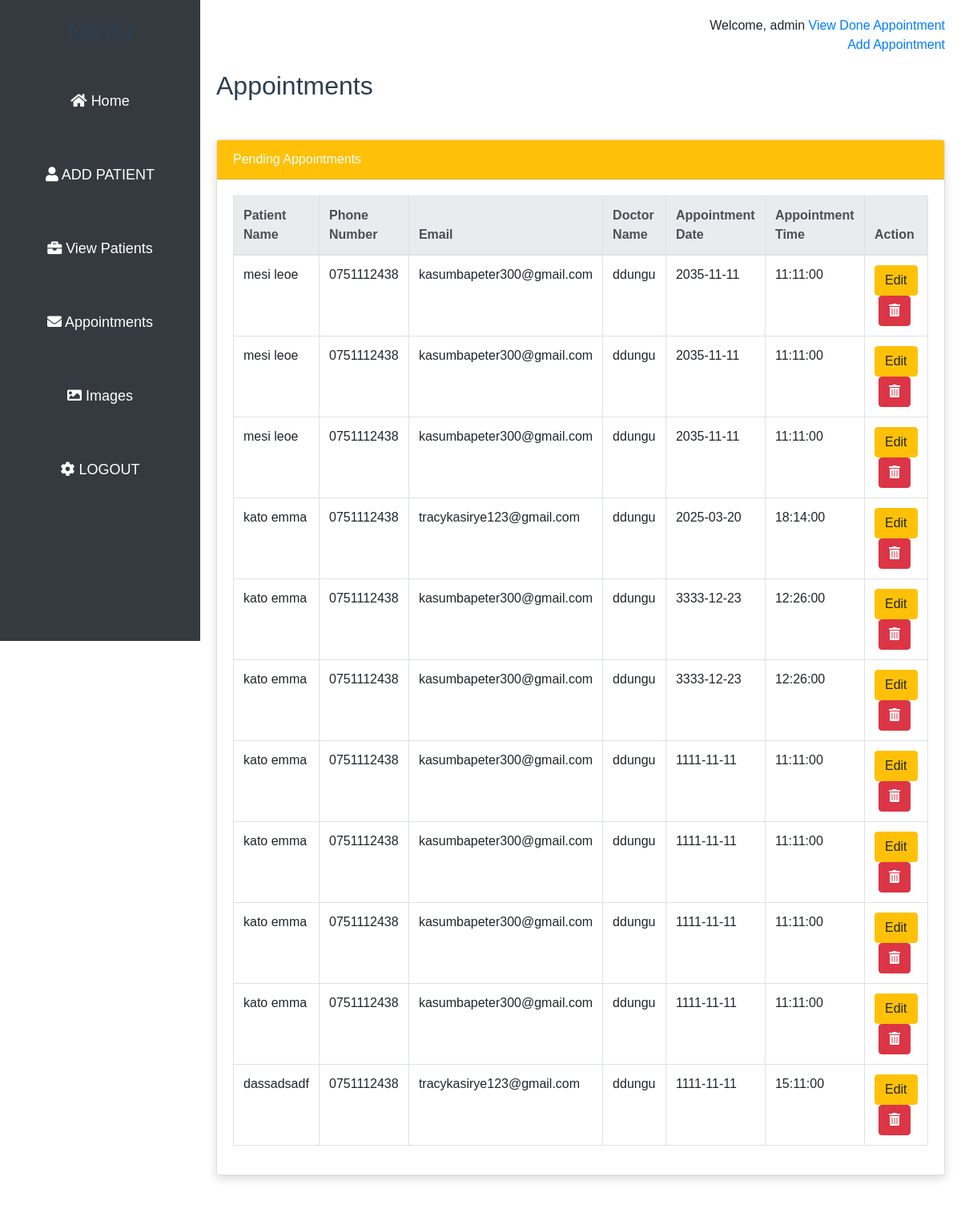
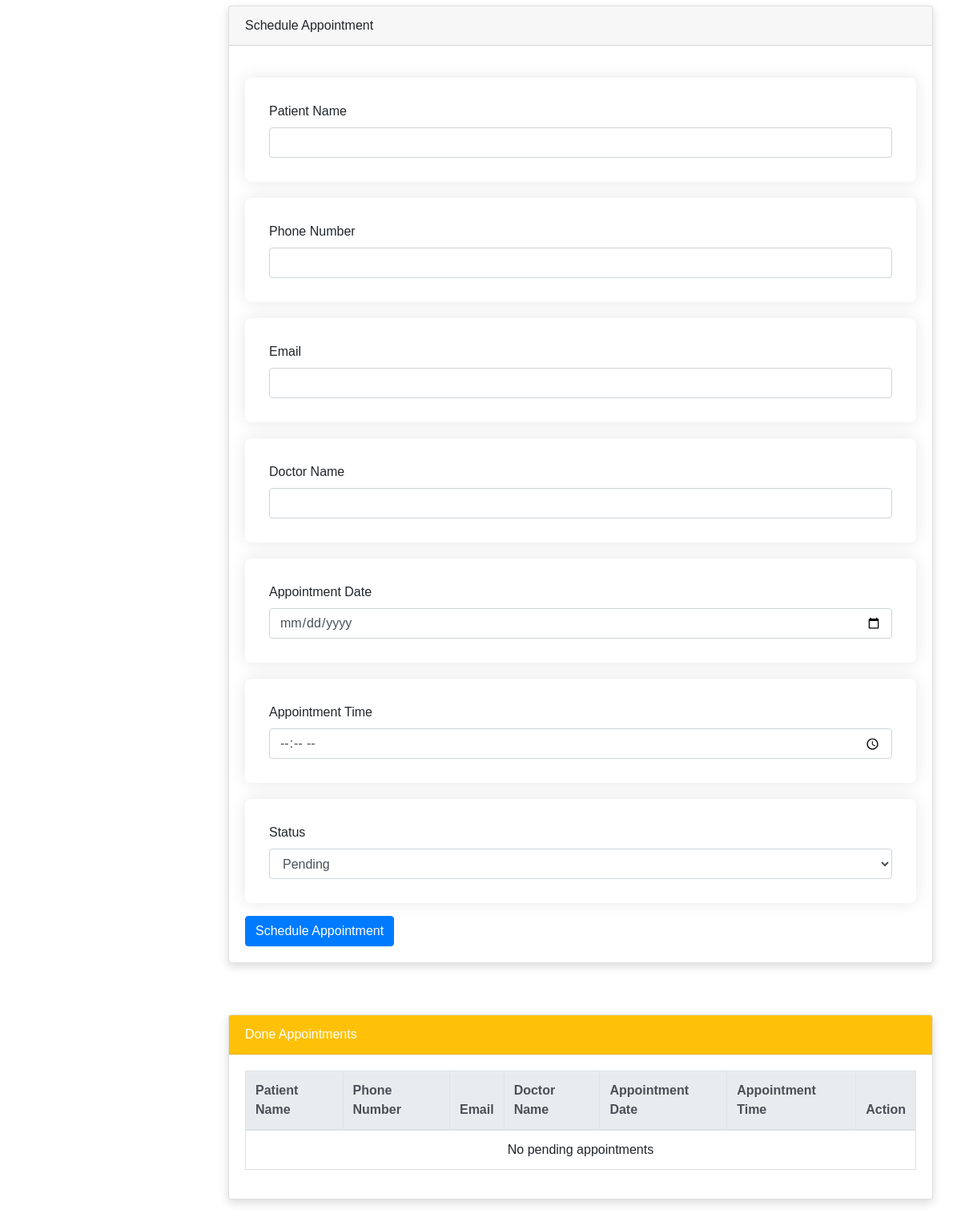
Page /appointment.php (signed in) on the committed database (2 pictures, top to bottom).
### tables this page shows
CREATE TABLE IF NOT EXISTS `appointments` (
  `id` int(11) NOT NULL AUTO_INCREMENT,
  `patient_name` varchar(255) NOT NULL,
  `phone` varchar(20) NOT NULL,
  `email` varchar(255) NOT NULL,
  `doctor_name` varchar(255) NOT NULL,
  `appointment_date` date NOT NULL,
  `appointment_time` time NOT NULL,
  `created_at` timestamp NOT NULL DEFAULT current_timestamp(),
  `status` enum('Pending','Done') DEFAULT 'Pending',
  PRIMARY KEY (`id`)
);

### appointment.php (the view, shortened to what this page needs)
<?php
$servername = "localhost";
$username = "root";
$password = "";
$dbname = "dduungu";
$conn = new mysqli($servername, $username, $password, $dbname);
?>
<!DOCTYPE html>
<html lang="en">
<head>
    <link href="styles.css" rel="stylesheet">
    <link href="https://stackpath.bootstrapcdn.com/bootstrap/4.5.2/css/bootstrap.min.css" rel="stylesheet">
    <link href="https://cdnjs.cloudflare.com/ajax/libs/font-awesome/5.15.3/css/all.min.css" rel="stylesheet">
</head>
<body>
    <?php include 'sidebar.php'; ?>
    <div class="content">
        <div class="welcome">
            <span>Welcome, <?php echo isset($_SESSION['username']) ? htmlspecialchars($_SESSION['username']) : 'Guest'; ?></span> <a href="#done-appointments">View Done Appointment</a>
            <br><a href="#appointments">Add Appointment</a>
        </div>
        <h2>Appointments</h2>
 <div class="row mt-5">
    <div class="col-md-12">
        <div class="card mb-3">
            <div class="card-header bg-warning text-white">Pending Appointments</div>
            <div class="card-body">
                <table class="table table-bordered table-hover">
                    <thead class="thead-light">
                        <tr>
                            <th>Patient Name</th>
                            <th>Phone Number</th>
                            <th>Email</th>
                            <th>Doctor Name</th>
                            <th>Appointment Date</th>
                            <th>Appointment Time</th>
                            <th>Action</th>
                        </tr>
                    </thead>
                    <tbody>
    <?php
    $sql = "SELECT id, patient_name, phone, email, doctor_name, appointment_date, appointment_time FROM appointments WHERE status = 'Pending'";
    $result = $conn->query($sql);
    if ($result->num_rows > 0) {
        while ($row = $result->fetch_assoc()) {
            echo "<tr>";
            echo "<td>" . htmlspecialchars($row['patient_name']) . "</td>";
            echo "<td>" . htmlspecialchars($row['phone']) . "</td>";
            echo "<td>" . htmlspecialchars($row['email']) . "</td>";
            echo "<td>" . htmlspecialchars($row['doctor_name']) . "</td>";
            echo "<td>" . htmlspecialchars($row['appointment_date']) . "</td>";
            echo "<td>" . htmlspecialchars($row['appointment_time']) . "</td>";
            echo '<td>';
            echo '<form action="appointment.php" method="POST" style="display:inline-block;">';
            echo '<button type="submit" class="btn btn-warning">Edit</button>';
            echo '</form>';
            echo '<form action="appointment.php" method="POST" style="display:inline-block; margin-left: 5px;">';
            echo '<button type="submit" class="btn btn-danger" onclick="return confirm(\'Are you sure you want to delete this appointment?\')">';
            echo '<i class="fas fa-trash-alt"></i>';
            echo '</button>';
            echo '</form>';
            echo '</td>';
            echo "</tr>";
        }
    } else {
        echo "<tr><td colspan='7' class='text-center'>No pending appointments</td></tr>";
    }
    ?>
</tbody>
                </table>
            </div>
        </div>
    </div>
</div>
        <div class="container mt-5" id="appointments">
            <div class="row">
                <div class="col-md-12">
                    <div class="card mb-3">
                        <div class="card-header">Schedule Appointment</div>
                        <div class="card-body">
                            <form action="appointment.php" method="POST">
                                <div class="form-group">
                                    <label for="patient_name">Patient Name</label>
                                    <input type="text" class="form-control" id="patient_name" name="patient_name" required>
                                </div>
                                <div class="form-group">
                                    <label for="phone">Phone Number</label>
                                    <input type="text" class="form-control" id="phone" name="phone" required>
                                </div>
                                <div class="form-group">
                                    <label for="email">Email</label>
                                    <input type="email" class="form-control" id="email" name="email" required>
                                </div>
                                <div class="form-group">
                                    <label for="doctor_name">Doctor Name</label>
                                    <input type="text" class="form-control" id="doctor_name" name="doctor_name" required>
                                </div>
                                <div class="form-group">
                                    <label for="appointment_date">Appointment Date</label>
                                    <input type="date" class="form-control" id="appointment_date" name="appointment_date" required>
                                </div>
                                <div class="form-group">
                                    <label for="appointment_time">Appointment Time</label>
                                    <input type="time" class="form-control" id="appointment_time" name="appointment_time" required>
                                </div>
                                <div class="form-group">
                                    <label for="status">Status</label>
                                    <select class="form-control" id="status" name="status">
                                        <option value="Pending">Pending</option>
                                    </select>
                                </div>
                                <button type="submit" class="btn btn-primary">Schedule Appointment</button>
                            </form>
                        </div>
                    </div>
                </div>
            </div>
            <div class="row mt-5" id="done-appointments">
    <div class="col-md-12">
        <div class="card mb-3">
            <div class="card-header bg-warning text-white">Done  Appointments</div>
            <div class="card-body">
                <table class="table table-bordered table-hover">
                    <thead class="thead-light">
                        <tr>
                            <th>Patient Name</th>
                            <th>Phone Number</th>
                            <th>Email</th>
                            <th>Doctor Name</th>
                            <th>Appointment Date</th>
                            <th>Appointment Time</th>
                            <th>Action</th>
                        </tr>
                    </thead>
                    <tbody>
                        <?php
                        $sql = "SELECT id, patient_name, phone, email, doctor_name, appointment_date, appointment_time FROM appointments WHERE status = 'Done'";
                        $result = $conn->query($sql);
                        if ($result->num_rows > 0) {
                            while ($row = $result->fetch_assoc()) {
                                echo "<tr>";
                                echo "<td>" . htmlspecialchars($row['patient_name']) . "</td>";
                                echo "<td>" . htmlspecialchars($row['phone']) . "</td>";
                                echo "<td>" . htmlspecialchars($row['email']) . "</td>";
                                echo "<td>" . htmlspecialchars($row['doctor_name']) . "</td>";
                                echo "<td>" . htmlspecialchars($row['appointment_date']) . "</td>";
                                echo "<td>" . htmlspecialchars($row['appointment_time']) . "</td>";
                                echo '<td>';
                                echo '<form action="appointment.php" method="POST" style="display:inline-block;">';
                                echo '<input type="hidden" name="edit_id" value="' . $row['id'] . '">';
                                echo '<button type="submit" class="btn btn-warning">Edit</button>';
                                echo '</form>';
                                echo '</td>';
                                echo "</tr>";
                            }
                        } else {
                            echo "<tr><td colspan='7' class='text-center'>No pending appointments</td></tr>";
                        }
                        ?>
                    </tbody>
                </table>
            </div>
        </div>
    </div>
</div>
</body>
</html>

### sidebar.php
<?php
$current_page = basename($_SERVER['PHP_SELF']);
?>
<div class="sidebar">
    <h2>Menu</h2>
    <ul>
        <li class="<?php echo $current_page == 'index.php' ? 'active' : ''; ?>"><a href="index.php"><i class="fas fa-home"></i> Home</a></li>
        <li class="<?php echo $current_page == 'addpatient.php' ? 'active' : ''; ?>"><a href="addpatient.php"><i class="fas fa-user"></i> ADD PATIENT</a></li>
        <li class="<?php echo $current_page == 'viewpatient.php' ? 'active' : ''; ?>"><a href="viewpatient.php"><i class="fas fa-briefcase"></i> View Patients</a></li>
        <li class="<?php echo $current_page == 'appointment.php' ? 'active' : ''; ?>"><a href="appointment.php"><i class="fas fa-envelope"></i> Appointments</a></li>
        <li class="<?php echo $current_page == 'images.php' ? 'active' : ''; ?>"><a href="image.php"><i class="fas fa-image"></i> Images</a></li>
        <li class="<?php echo $current_page == 'logout.php' ? 'active' : ''; ?>"><a href="login.php"><i class="fas fa-cog"></i> LOGOUT</a></li>
    </ul>
</div>

### styles.css (style rules this page uses)
* { margin: 0; padding: 0; box-sizing: border-box; font-family: Arial, sans-serif; }
body { background: #f4f7f6; margin: 0; display: flex; }
.sidebar { width: 250px; background: #007bff; color: white; padding: 20px; height: 100vh; position: fixed; left: 0; top: 0; overflow-y: auto; background-color: #343a40; padding-top: 20px; }
.sidebar h2 { text-align: center; margin-bottom: 30px; }
.sidebar ul { list-style: none; padding: 0; list-style-type: none; }
.sidebar ul li { margin: 15px 0; padding: 15px; text-align: center; }
.sidebar ul li a { text-decoration: none; color: white; font-size: 18px; display: flex; align-items: center; gap: 10px; padding: 10px; border-radius: 5px; display: block; }
.content { margin-left: 250px; padding: 20px; flex: 1; flex-grow: 1; }
.welcome { text-align: right; margin-bottom: 20px; }
.form-group { background: #ffffff; padding: 30px; border-radius: 8px; box-shadow: 0 0 20px rgba(0, 0, 0, 0.1); max-width: 1000px; margin: 20px auto; }
.form-control { border: 1px solid #dce7f1; padding: 8px 15px; transition: all 0.3s ease; }
select.form-control { cursor: pointer; }
.card { border: none; border-radius: 10px; box-shadow: 0 4px 12px rgba(0, 0, 0, 0.15); background-color: #ffffff; }
.btn-primary { background-color: #007bff; border: none; transition: background-color 0.3s ease; }
h2 { color: #2c3e50; }

### appointment.php (style rules this page uses)
.content { margin-right:0px }

### rows in the picture
appointments: patient_name "mesi leoe", phone "0751112438", email "kasumbapeter300@gmail.com", doctor_name "ddungu", appointment_date "2035-11-11", appointment_time "11:11:00"
appointments: patient_name "mesi leoe", phone "0751112438", email "kasumbapeter300@gmail.com", doctor_name "ddungu", appointment_date "2035-11-11", appointment_time "11:11:00"
appointments: patient_name "mesi leoe", phone "0751112438", email "kasumbapeter300@gmail.com", doctor_name "ddungu", appointment_date "2035-11-11", appointment_time "11:11:00"
appointments: patient_name "kato emma", phone "0751112438", email "tracykasirye123@gmail.com", doctor_name "ddungu", appointment_date "2025-03-20", appointment_time "18:14:00"
appointments: patient_name "kato emma", phone "0751112438", email "kasumbapeter300@gmail.com", doctor_name "ddungu", appointment_date "3333-12-23", appointment_time "12:26:00"
appointments: patient_name "kato emma", phone "0751112438", email "kasumbapeter300@gmail.com", doctor_name "ddungu", appointment_date "3333-12-23", appointment_time "12:26:00"
appointments: patient_name "kato emma", phone "0751112438", email "kasumbapeter300@gmail.com", doctor_name "ddungu", appointment_date "1111-11-11", appointment_time "11:11:00"
appointments: patient_name "kato emma", phone "0751112438", email "kasumbapeter300@gmail.com", doctor_name "ddungu", appointment_date "1111-11-11", appointment_time "11:11:00"
appointments: patient_name "kato emma", phone "0751112438", email "kasumbapeter300@gmail.com", doctor_name "ddungu", appointment_date "1111-11-11", appointment_time "11:11:00"
appointments: patient_name "kato emma", phone "0751112438", email "kasumbapeter300@gmail.com", doctor_name "ddungu", appointment_date "1111-11-11", appointment_time "11:11:00"
appointments: patient_name "dassadsadf", phone "0751112438", email "tracykasirye123@gmail.com", doctor_name "ddungu", appointment_date "1111-11-11", appointment_time "15:11:00"

### other values in the picture
$_SESSION['username'] "admin"
